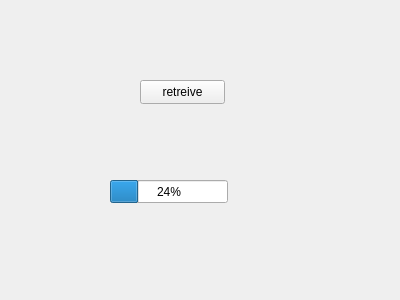
<?xml version="1.0" encoding="UTF-8"?>
<ui version="4.0">
 <class>Form</class>
 <widget class="QWidget" name="Form">
  <property name="geometry">
   <rect>
    <x>0</x>
    <y>0</y>
    <width>400</width>
    <height>300</height>
   </rect>
  </property>
  <property name="windowTitle">
   <string>Form</string>
  </property>
  <widget class="QPushButton" name="btn_retrieve">
   <property name="geometry">
    <rect>
     <x>140</x>
     <y>80</y>
     <width>85</width>
     <height>24</height>
    </rect>
   </property>
   <property name="text">
    <string>retreive</string>
   </property>
  </widget>
  <widget class="QProgressBar" name="progressBar">
   <property name="geometry">
    <rect>
     <x>110</x>
     <y>180</y>
     <width>118</width>
     <height>23</height>
    </rect>
   </property>
   <property name="value">
    <number>24</number>
   </property>
  </widget>
 </widget>
 <resources/>
 <connections/>
</ui>
